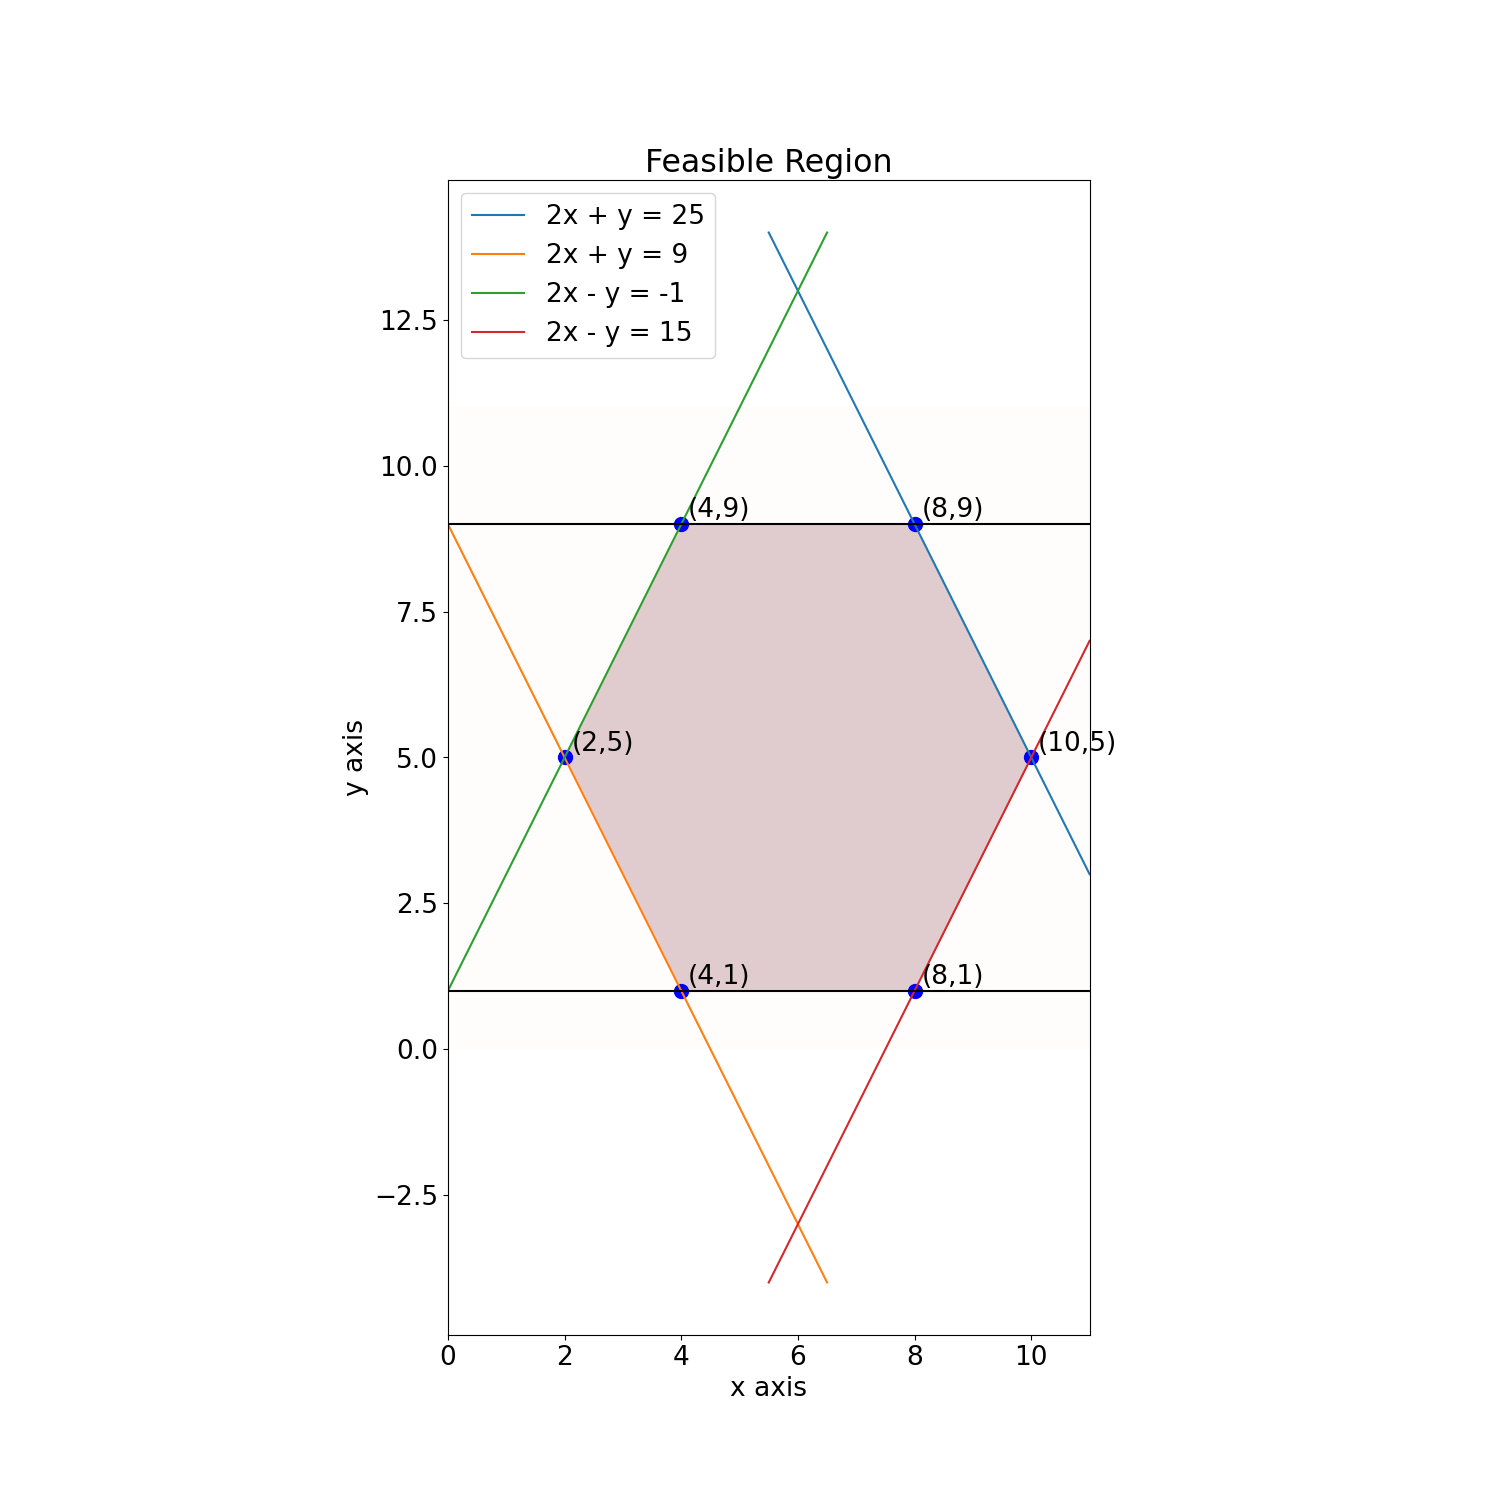

Reproduce this figure in Python.
import matplotlib.pyplot as plt
import numpy as np
plt.rcParams.update({'font.size': 19})

# plot the feasible region
d = np.linspace(0,11,500)
e = np.linspace(0,11,500)

xx,yy = np.meshgrid(d,e)

fig,ax = plt.subplots(figsize=(15,15))
ax.imshow(((yy >= 1) & (yy <= 9) & (9 <= 2*xx + yy) & (2*xx + yy <= 25) & (-1 <= 2*xx - yy) &
           (2*xx - yy <= 15)
           ).astype(int),
          extent=(xx.min(),xx.max(),yy.min(),yy.max()),
          origin="lower", 
          cmap="Reds", 
          alpha = 0.2)

# plot the lines defining the constraints

def l1(x): return 25 - 2*x

def l2(x): return 9 - 2*x

def l3(x): return 2*x + 1

def l4(x): return 2*x - 15

x = np.linspace(5.5,11,500)
ax.plot(x, l1(x) , label="2x + y = 25")

x = np.linspace(0,6.5,500)
ax.plot(x, l2(x) , label="2x + y = 9")

x = np.linspace(0,6.5,500)
ax.plot(x, l3(x), label = "2x - y = -1")

x = np.linspace(5.5,11,500)
ax.plot(x, l4(x), label = "2x - y = 15")

ax.axhline(y=1, color = "black")
ax.axhline(y=9, color = "black")

ax.legend()
ax.set_title("Feasible Region")
ax.set_xlabel("x axis")
ax.set_ylabel("y axis")

def ann_pt(x,y):
    "annotate the point (x,y)"
    s = f"({x},{y})"
    ax.annotate(s,xy=(x,y),xytext=(5,5),textcoords='offset points')

ax.scatter(8, 9,s=100,color="blue")
ann_pt(8,9)

ax.scatter(4,9,s=100,color="blue")
ann_pt(4,9)

ax.scatter(4,1,s=100,color="blue")
ann_pt(4,1)

ax.scatter(8,1,s=100,color="blue")
ann_pt(8,1)

ax.scatter(2,5,s=100,color="blue")
ann_pt(2,5)

ax.scatter(10,5,s=100,color="blue")
ann_pt(10,5)

fig.savefig("feasible.png")
